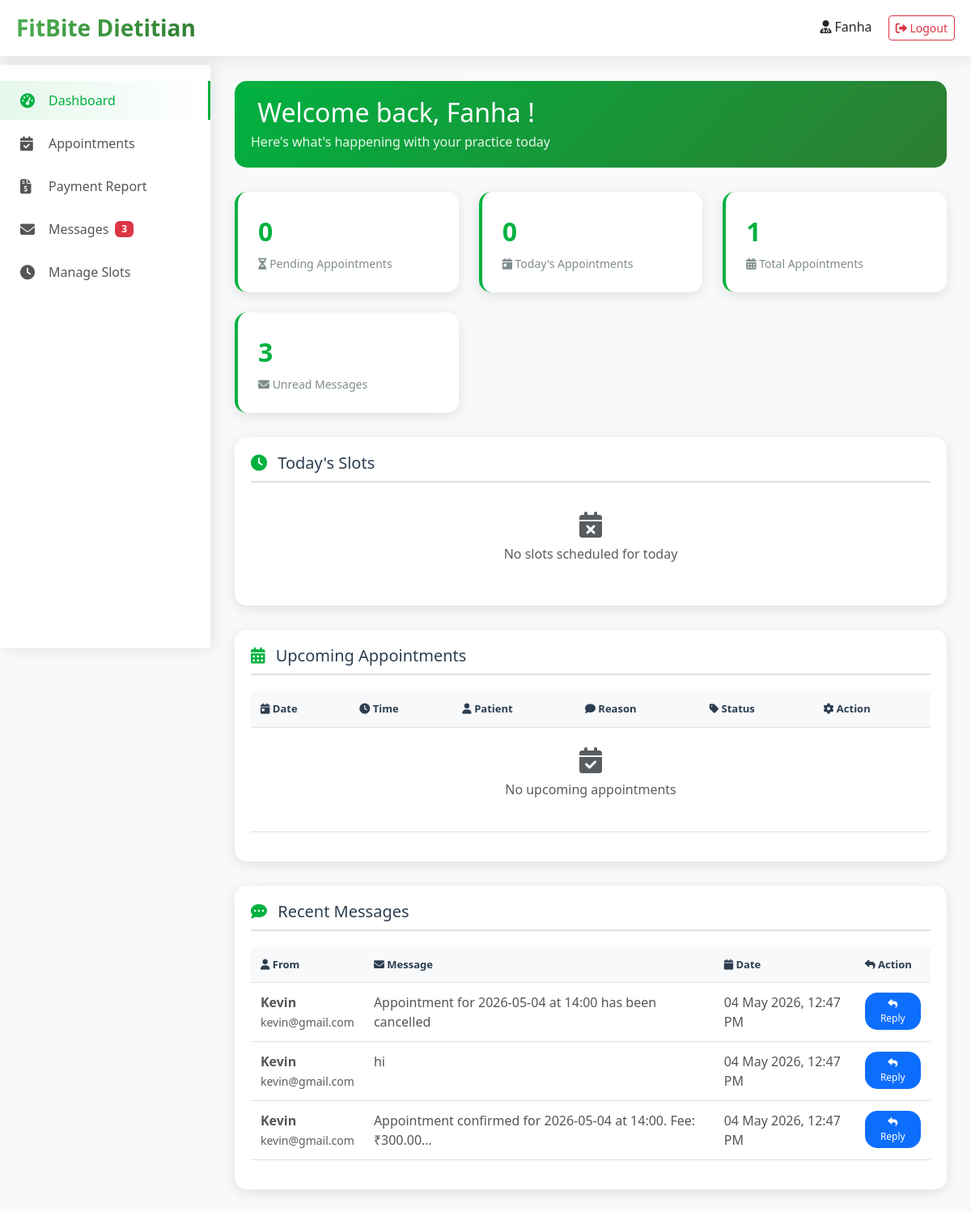
Before: /dietitian-dashboard/ (signed in) with the older database file.
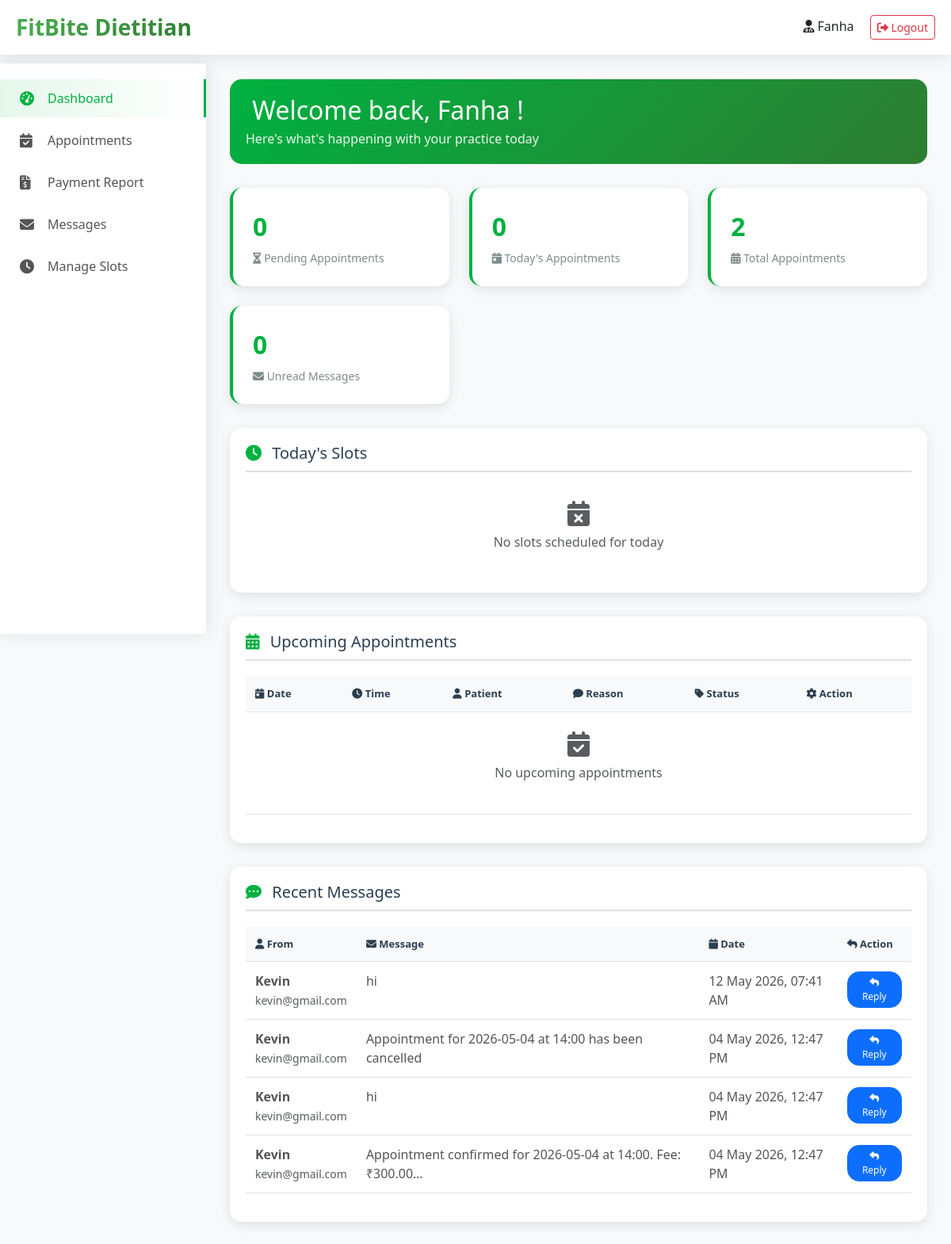
After: the same page with the newer database file.
### FitBite_App/models.py (models this page shows, shortened)
class DietitianMessage(models.Model):
    dietitian = models.ForeignKey(Dietitian, on_delete=models.CASCADE, related_name='messages')
    user = models.ForeignKey('user', on_delete=models.CASCADE, related_name='dietitian_messages')
    message = models.TextField()
    is_from_user = models.BooleanField(default=True)
    is_read = models.BooleanField(default=False)
    created_at = models.DateTimeField(auto_now_add=True)
    class Meta:
        ordering = ['created_at']

class user(models.Model):
    name = models.CharField(max_length=100)
    email = models.EmailField(unique=True)
    phone = models.CharField(max_length=15)
    address = models.TextField()
    password = models.CharField(max_length=100)
    profile_pic = models.ImageField(upload_to='profile_pics/', null=True, blank=True, default='profile_pics/default-avatar.png')
    created_at = models.DateTimeField(auto_now_add=True)

### FitBite_App/views.py (the view)
# urls.py: path('dietitian-dashboard/',dietitian_dashboard, name='dietitian_dashboard'),
def dietitian_dashboard(request):
    if 'dietitian_id' not in request.session:
        return redirect('dietitian_login')
    dietitian = Dietitian.objects.get(id=request.session['dietitian_id'])
    today = date.today()
    pending_appointments = Appointment.objects.filter(dietitian=dietitian, status='pending', appointment_date__gte=today).count()
    today_appointments = Appointment.objects.filter(dietitian=dietitian, appointment_date=today).count()
    total_appointments = Appointment.objects.filter(dietitian=dietitian).count()
    unread_messages = DietitianMessage.objects.filter(dietitian=dietitian, is_read=False, is_from_user=True).count()
    upcoming_appointments = Appointment.objects.filter(
        dietitian=dietitian,
        appointment_date__gte=today,
        status__in=['pending', 'confirmed']
    ).order_by('appointment_date', 'appointment_time')[:10]
    recent_messages = DietitianMessage.objects.filter(
        dietitian=dietitian
    ).order_by('-created_at')[:10]
    today_slots = DietitianSlot.objects.filter(
        dietitian=dietitian,
        slot_date=today
    ).order_by('slot_time')
    context = {
        'dietitian': dietitian,
        'pending_appointments': pending_appointments,
        'today_appointments': today_appointments,
        'total_appointments': total_appointments,
        'unread_messages': unread_messages,
        'upcoming_appointments': upcoming_appointments,
        'recent_messages': recent_messages,
        'today_slots': today_slots,
    }
    return render(request, 'dietitian_dashboard.html', context)

### template/dietitian_dashboard.html (shortened to what the changed rows need)
<!DOCTYPE html>
<html lang="en">
{% load static %}
<head>
    <link href="https://cdn.jsdelivr.net/npm/bootstrap@5.3.0/dist/css/bootstrap.min.css" rel="stylesheet">
    <link rel="stylesheet" href="https://cdnjs.cloudflare.com/ajax/libs/font-awesome/6.4.0/css/all.min.css">
</head>
<body>
    <nav class="navbar">
        <div class="container-fluid">
            <a href="{% url 'dietitian_dashboard' %}" class="navbar-brand">
                <h1>Fit<span style="color: var(--FitBite-green);">Bite</span> Dietitian</h1>
            </a>
        </div>
    </nav>
    <div class="sidebar" id="sidebar">
        <ul class="sidebar-menu">
            <li class="sidebar-item">
                <a href="{% url 'dietitian_messages' %}" class="sidebar-link">
                    <i class="fas fa-envelope"></i> Messages
                    {% if unread_messages > 0 %}
                    <span class="badge bg-danger ms-2">{{ unread_messages }}</span>
                    {% endif %}
                </a>
            </li>
        </ul>
    </div>
    <div class="main-content">
        <div class="welcome-banner">
            <h2> Welcome back, {{ dietitian.name }}!</h2>
        </div>
        <div class="stats-grid">
            <div class="stat-card">
                <div class="stat-number">{{ total_appointments }}</div>
                <div class="stat-label">
                    <i class="fas fa-calendar-alt"></i> Total Appointments
                </div>
            </div>
            <div class="stat-card">
                <div class="stat-number">{{ unread_messages }}</div>
                <div class="stat-label">
                    <i class="fas fa-envelope"></i> Unread Messages
                </div>
            </div>
        </div>
        <div class="table-card">
            <div class="table-responsive">
                <table class="table">
                    <thead>
                        <tr>
                            <th><i class="fas fa-calendar-day"></i> Date</th>
                            <th><i class="fas fa-clock"></i> Time</th>
                            <th><i class="fas fa-user"></i> Patient</th>
                            <th><i class="fas fa-comment"></i> Reason</th>
                            <th><i class="fas fa-tag"></i> Status</th>
                            <th><i class="fas fa-cog"></i> Action</th>
                        </tr>
                    </thead>
                </table>
            </div>
        </div>
        <div class="table-card">
            <div class="table-responsive">
                <table class="table">
                    <thead>
                        <tr>
                            <th><i class="fas fa-user"></i> From</th>
                            <th><i class="fas fa-envelope"></i> Message</th>
                            <th><i class="fas fa-calendar"></i> Date</th>
                            <th><i class="fas fa-reply"></i> Action</th>
                        </tr>
                    </thead>
                    <tbody>
                        {% for msg in recent_messages %}
                        <tr>
                            <td>
                                <strong>{{ msg.user.name }}</strong><br>
                                <small class="text-muted">{{ msg.user.email }}</small>
                            </td>
                            <td>{{ msg.message|truncatechars:60 }}</td>
                            <td>{{ msg.created_at|date:"d M Y, h:i A" }}</td>
                            <td>
                                <a href="{% url 'dietitian_messages' %}?user_id={{ msg.user.id }}" class="btn btn-primary btn-sm-custom">
                                    <i class="fas fa-reply"></i> Reply
                                </a>
                            </td>
                        </tr>
                        {% endfor %}
                    </tbody>
                </table>
            </div>
        </div>
    </div>
</body>
</html>

Changed rows visible on the page:
added DietitianMessage: user.name "Kevin", user.email "kevin@gmail.com", message "hi", created_at "12 May 2026, 07:41 AM"
Other visible differences:
{{ total_appointments }}: "1" → "2"
{{ unread_messages }}: "3" → "0"
{{ unread_messages }}: "3" → (not shown)
